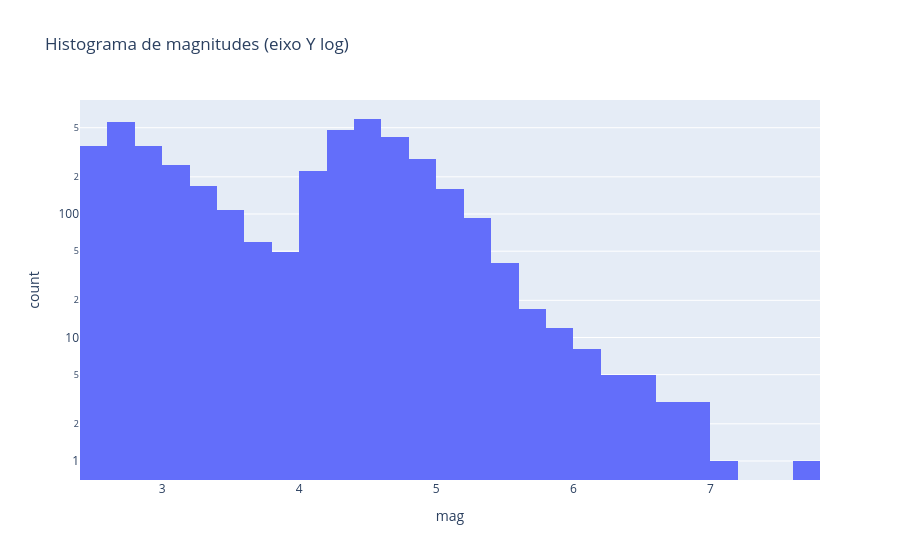

The notebook cell saved with this chart:
### Markdown cell above
## 2. Distribuição de magnitudes
Esperado: contagem cai ~10x a cada +1 de magnitude (escala log).

### Code cell
fig = px.histogram(df, x='mag', nbins=40, log_y=True, title='Histograma de magnitudes (eixo Y log)')
fig

### Figure 1 — Plotly figure (JSON) as saved in the notebook; plotly's stock layout.template omitted (floating-point values rounded to 4 significant figures; data arrays with more than 128 entries replaced by an {"elided": "..."} marker saying what was removed)
{"data": [{"alignmentgroup": "True", "bingroup": "x", "hovertemplate": "mag=%{x}<br>count=%{y}<extra></extra>", "legendgroup": "", "marker": {"color": "#636efa", "pattern": {"shape": ""}}, "name": "", "nbinsx": 40, "offsetgroup": "", "orientation": "v", "showlegend": false, "type": "histogram", "x": {"elided": "4236 float values"}, "xaxis": "x", "yaxis": "y"}], "layout": {"barmode": "relative", "legend": {"tracegroupgap": 0}, "title": {"text": "Histograma de magnitudes (eixo Y log)"}, "xaxis": {"anchor": "y", "domain": [0.0, 1.0], "title": {"text": "mag"}}, "yaxis": {"anchor": "x", "domain": [0.0, 1.0], "title": {"text": "count"}, "type": "log"}}}
